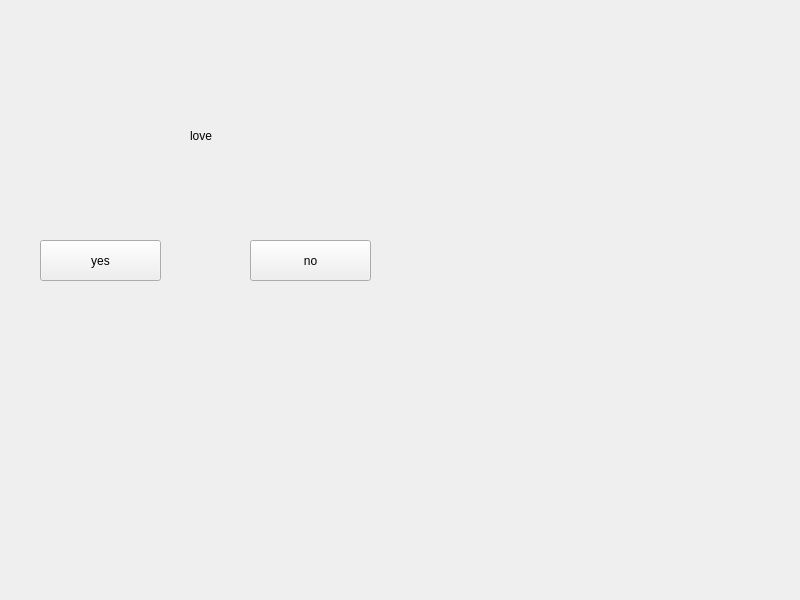
<?xml version="1.0" encoding="UTF-8"?>
<ui version="4.0">
 <class>Widget</class>
 <widget class="QWidget" name="Widget">
  <property name="geometry">
   <rect>
    <x>0</x>
    <y>0</y>
    <width>800</width>
    <height>600</height>
   </rect>
  </property>
  <property name="windowTitle">
   <string>Widget</string>
  </property>
  <widget class="QLabel" name="label">
   <property name="geometry">
    <rect>
     <x>190</x>
     <y>90</y>
     <width>231</width>
     <height>91</height>
    </rect>
   </property>
   <property name="text">
    <string>love</string>
   </property>
  </widget>
  <widget class="QPushButton" name="pushButton">
   <property name="geometry">
    <rect>
     <x>40</x>
     <y>240</y>
     <width>121</width>
     <height>41</height>
    </rect>
   </property>
   <property name="text">
    <string>yes</string>
   </property>
  </widget>
  <widget class="QPushButton" name="pushButton_2">
   <property name="geometry">
    <rect>
     <x>250</x>
     <y>240</y>
     <width>121</width>
     <height>41</height>
    </rect>
   </property>
   <property name="text">
    <string>no</string>
   </property>
  </widget>
 </widget>
 <resources/>
 <connections/>
</ui>
